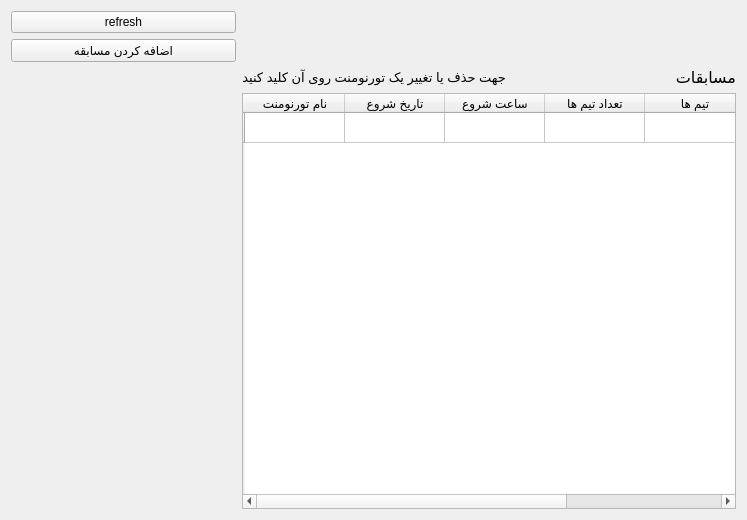
<?xml version="1.0" encoding="UTF-8"?>
<ui version="4.0">
 <class>organizer_boxing</class>
 <widget class="QWidget" name="organizer_boxing">
  <property name="geometry">
   <rect>
    <x>0</x>
    <y>0</y>
    <width>747</width>
    <height>520</height>
   </rect>
  </property>
  <property name="windowTitle">
   <string>Form</string>
  </property>
  <layout class="QGridLayout" name="gridLayout">
   <item row="1" column="0">
    <widget class="QPushButton" name="add_tour">
     <property name="text">
      <string>اضافه کردن مسابقه</string>
     </property>
    </widget>
   </item>
   <item row="6" column="0">
    <widget class="QLabel" name="label">
     <property name="text">
      <string/>
     </property>
    </widget>
   </item>
   <item row="6" column="1" colspan="2">
    <widget class="QTableWidget" name="tournoments_info">
     <property name="enabled">
      <bool>true</bool>
     </property>
     <property name="toolTip">
      <string/>
     </property>
     <row>
      <property name="text">
       <string/>
      </property>
     </row>
     <column>
      <property name="text">
       <string>نام تورنومنت</string>
      </property>
     </column>
     <column>
      <property name="text">
       <string>تاریخ شروع</string>
      </property>
     </column>
     <column>
      <property name="text">
       <string>ساعت شروع</string>
      </property>
     </column>
     <column>
      <property name="text">
       <string>تعداد تیم ها</string>
      </property>
     </column>
     <column>
      <property name="text">
       <string>تیم ها</string>
      </property>
     </column>
     <column>
      <property name="text">
       <string>توضیح</string>
      </property>
     </column>
    </widget>
   </item>
   <item row="2" column="1">
    <widget class="QLabel" name="tour_info">
     <property name="font">
      <font>
       <pointsize>10</pointsize>
      </font>
     </property>
     <property name="text">
      <string>جهت حذف یا تغییر یک تورنومنت روی آن کلید کنید</string>
     </property>
    </widget>
   </item>
   <item row="2" column="2">
    <widget class="QLabel" name="tournoments">
     <property name="font">
      <font>
       <family>Tahoma</family>
       <pointsize>12</pointsize>
      </font>
     </property>
     <property name="text">
      <string>مسابقات</string>
     </property>
    </widget>
   </item>
   <item row="0" column="0">
    <widget class="QPushButton" name="refresh">
     <property name="toolTip">
      <string>press &quot;F5&quot; to refresh</string>
     </property>
     <property name="text">
      <string>refresh</string>
     </property>
     <property name="shortcut">
      <string>F5</string>
     </property>
    </widget>
   </item>
  </layout>
 </widget>
 <resources/>
 <connections/>
</ui>
